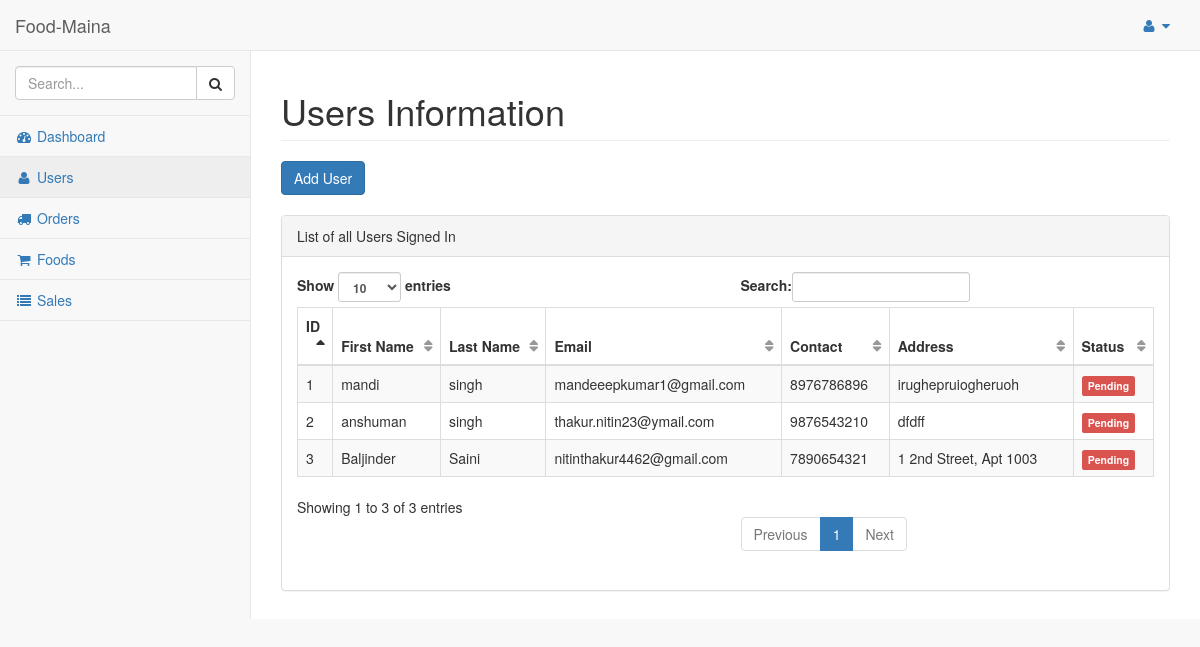
The app's page /dashboard/admin/users/ (signed in), older data.
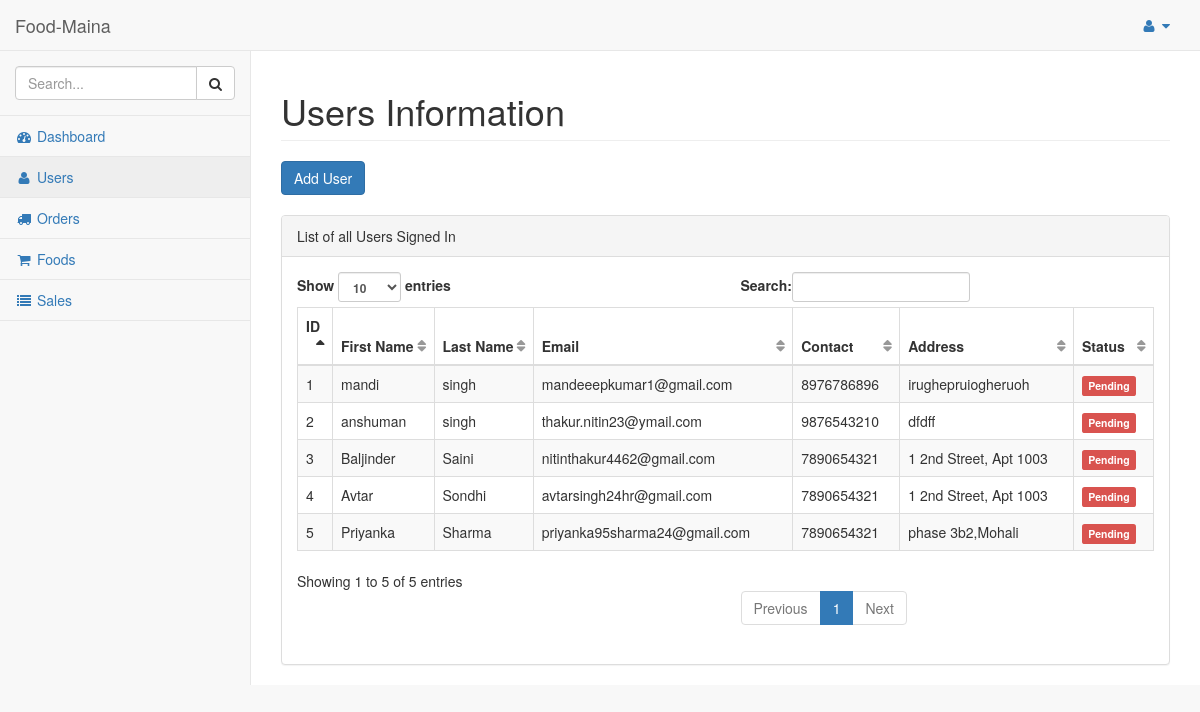
The same page, newer data.
### hotel/models.py (models this page shows)
class Customer(models.Model):
    pending = 'Pending'
    verified = 'Verified'
    STATUS = (
        (pending,pending),
        (verified,verified),
    )
    customer = models.ForeignKey(User, on_delete=models.CASCADE)
    address = models.TextField()
    contact = models.CharField(max_length = 10)
    orders = models.IntegerField(default=0)
    total_sale = models.IntegerField(default=0)
    def __str__(self):
        return self.customer.first_name + " " + self.customer.last_name

### hotel/views.py (the view)
# urls.py: url(r'^dashboard/admin/users/$', views.users_admin, name='users_admin'),
@login_required
@staff_member_required
def users_admin(request):
    customers = Customer.objects.filter()
    print(customers)
    return render(request, 'admin_temp/users.html', {'users':customers})

### hotel/templates/admin_temp/users.html (shortened to what this page needs)
{% load staticfiles %}
{% include "includes/base.html" %}
{% include "includes/navbarheader.html" %}
{% include "includes/navtop.html"%}
{% include "includes/sidemenu.html" %}
        </nav>
        <div id="page-wrapper">
            <div class="row">
                <div class="col-lg-12">
                    <h1 class="page-header">Users Information</h1>
                    <button type="button" class="btn btn-primary" data-toggle="modal" data-target="#myModal">
                        Add User
                    </button>
                </div>
            </div>
            <br/>
            <div class="row">
                <div class="col-lg-12">
                    <div class="panel panel-default">
                        <div class="panel-heading">
                            List of all Users Signed In
                        </div>
                        <div class="panel-body">
                            <table width="100%" class="table table-striped table-bordered table-hover" id="dataTables-example">
                                <thead>
                                    <tr>
                                        <th>ID</th>
                                        <th>First Name</th>
                                        <th>Last Name</th>
                                        <th>Email</th>
                                        <th>Contact</th>
                                        <th>Address</th>
                                        <th>Status</th>
                                    </tr>
                                </thead>
                                <tbody>
                                    {% for user in users %}
                                    <tr>
                                        <td>{{user.id}}</td>
                                        <td>{{user.customer.first_name}}</td>
                                        <td>{{user.customer.last_name}}</td>
                                        <td>{{user.customer.email}}</td>
                                        <td>{{user.contact}}</td>
                                        <td>{{user.address}}</td>
                                        <td>{% if user.status == 'Verified' %}
                                        <span class="label label-success">Verified</span>
                                        {% else %}
                                        <span class="label label-danger">Pending</span>
                                        {% endif %}
                                        </td>
                                    </tr>
                                    {%  endfor %}
                                </tbody>
                            </table>
                        </div>
                    </div>
                </div>
            </div>
        </div>
    </div>
</body>
</html>

Row changes from the older to the newer data that the page shows:
added Customer: id "4", customer.first_name "Avtar", customer.last_name "Sondhi", customer.email "avtarsingh24hr@gmail.com", contact "7890654321", address "1 2nd Street, Apt 1003"
added Customer: id "5", customer.first_name "Priyanka", customer.last_name "Sharma", customer.email "priyanka95sharma24@gmail.com", contact "7890654321", address "phase 3b2,Mohali"
Text that changed along with them:
text written by a page script: "Show entries Search: Showing 1 to 3 of 3 entries Previous 1 Next" → "Show entries Search: Showing 1 to 5 of 5 entries Previous 1 Next"
